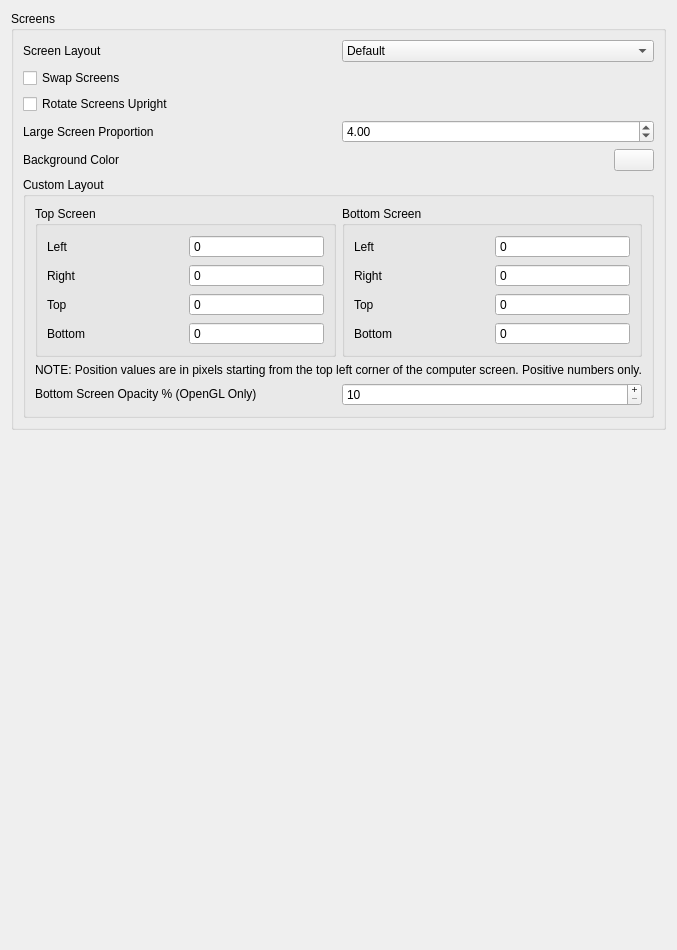
<?xml version="1.0" encoding="UTF-8"?>
<ui version="4.0">
 <class>ConfigureLayout</class>
 <widget class="QWidget" name="ConfigureLayout">
  <property name="geometry">
   <rect>
    <x>0</x>
    <y>0</y>
    <width>440</width>
    <height>950</height>
   </rect>
  </property>
  <property name="minimumSize">
   <size>
    <width>0</width>
    <height>0</height>
   </size>
  </property>
  <property name="windowTitle">
   <string>Form</string>
  </property>
  <layout class="QVBoxLayout" name="verticalLayout_2">
   <item>
    <widget class="QGroupBox" name="layout_group">
     <property name="title">
      <string>Screens</string>
     </property>
     <layout class="QVBoxLayout" name="verticalLayout_3">
      <item>
       <widget class="QWidget" name="widget_layout" native="true">
        <layout class="QHBoxLayout" name="screen_layout_group">
         <property name="leftMargin">
          <number>0</number>
         </property>
         <property name="topMargin">
          <number>0</number>
         </property>
         <property name="rightMargin">
          <number>0</number>
         </property>
         <property name="bottomMargin">
          <number>0</number>
         </property>
         <item>
          <widget class="QLabel" name="layout_label">
           <property name="text">
            <string>Screen Layout</string>
           </property>
          </widget>
         </item>
         <item>
          <widget class="QComboBox" name="layout_combobox">
           <item>
            <property name="text">
             <string>Default</string>
            </property>
           </item>
           <item>
            <property name="text">
             <string>Single Screen</string>
            </property>
           </item>
           <item>
            <property name="text">
             <string>Large Screen</string>
            </property>
           </item>
           <item>
            <property name="text">
             <string>Side by Side</string>
            </property>
           </item>
           <item>
            <property name="text">
             <string>Separate Windows</string>
            </property>
           </item>
           <item>
            <property name="text">
             <string>Custom Layout</string>
            </property>
           </item>
          </widget>
         </item>
        </layout>
       </widget>
      </item>
      <item>
       <widget class="QCheckBox" name="toggle_swap_screen">
        <property name="text">
         <string>Swap Screens</string>
        </property>
       </widget>
      </item>
      <item>
       <widget class="QCheckBox" name="toggle_upright_screen">
        <property name="text">
         <string>Rotate Screens Upright</string>
        </property>
       </widget>
      </item>
      <item>
       <widget class="QWidget" name="widget" native="true">
        <layout class="QHBoxLayout" name="proportion_layout">
         <property name="leftMargin">
          <number>0</number>
         </property>
         <property name="topMargin">
          <number>0</number>
         </property>
         <property name="rightMargin">
          <number>0</number>
         </property>
         <property name="bottomMargin">
          <number>0</number>
         </property>
         <item>
          <widget class="QLabel" name="label_3">
           <property name="text">
            <string>Large Screen Proportion</string>
           </property>
          </widget>
         </item>
         <item>
          <widget class="QDoubleSpinBox" name="large_screen_proportion">
           <property name="minimum">
            <double>1.000000000000000</double>
           </property>
           <property name="maximum">
            <double>16.000000000000000</double>
           </property>
           <property name="value">
            <double>4.000000000000000</double>
           </property>
          </widget>
         </item>
        </layout>
       </widget>
      </item>
      <item>
       <widget class="QWidget" name="bg_color_group" native="true">
        <layout class="QHBoxLayout" name="bg_color_group_2">
         <property name="leftMargin">
          <number>0</number>
         </property>
         <property name="topMargin">
          <number>0</number>
         </property>
         <property name="rightMargin">
          <number>0</number>
         </property>
         <property name="bottomMargin">
          <number>0</number>
         </property>
         <item>
          <widget class="QLabel" name="bg_label">
           <property name="text">
            <string>Background Color</string>
           </property>
          </widget>
         </item>
         <item>
          <widget class="QPushButton" name="bg_button">
           <property name="maximumSize">
            <size>
             <width>40</width>
             <height>16777215</height>
            </size>
           </property>
          </widget>
         </item>
        </layout>
       </widget>
      </item>
      <item>
       <widget class="QGroupBox" name="custom_layout_group">
        <property name="minimumSize">
         <size>
          <width>0</width>
          <height>0</height>
         </size>
        </property>
        <property name="title">
         <string>Custom Layout</string>
        </property>
        <layout class="QVBoxLayout" name="verticalLayout_5">
         <item>
          <layout class="QHBoxLayout" name="horizontalLayout_4">
           <item>
            <widget class="QGroupBox" name="gb_top_screen">
             <property name="title">
              <string>Top Screen</string>
             </property>
             <layout class="QGridLayout" name="gridLayout_2">
              <item row="0" column="0">
               <widget class="QLabel" name="lb_top_left">
                <property name="text">
                 <string>Left</string>
                </property>
               </widget>
              </item>
              <item row="0" column="1">
               <widget class="QSpinBox" name="custom_top_left">
                <property name="buttonSymbols">
                 <enum>QAbstractSpinBox::NoButtons</enum>
                </property>
                <property name="maximum">
                 <number>2147483647</number>
                </property>
               </widget>
              </item>
              <item row="2" column="0">
               <widget class="QLabel" name="lb_top_top">
                <property name="text">
                 <string>Top</string>
                </property>
               </widget>
              </item>
              <item row="2" column="1">
               <widget class="QSpinBox" name="custom_top_top">
                <property name="buttonSymbols">
                 <enum>QAbstractSpinBox::NoButtons</enum>
                </property>
                <property name="maximum">
                 <number>2147483647</number>
                </property>
               </widget>
              </item>
              <item row="1" column="0">
               <widget class="QLabel" name="lb_top_right">
                <property name="text">
                 <string>Right</string>
                </property>
               </widget>
              </item>
              <item row="1" column="1">
               <widget class="QSpinBox" name="custom_top_right">
                <property name="buttonSymbols">
                 <enum>QAbstractSpinBox::NoButtons</enum>
                </property>
                <property name="maximum">
                 <number>2147483647</number>
                </property>
               </widget>
              </item>
              <item row="3" column="0">
               <widget class="QLabel" name="lb_top_bottom">
                <property name="text">
                 <string>Bottom</string>
                </property>
               </widget>
              </item>
              <item row="3" column="1">
               <widget class="QSpinBox" name="custom_top_bottom">
                <property name="buttonSymbols">
                 <enum>QAbstractSpinBox::NoButtons</enum>
                </property>
                <property name="maximum">
                 <number>2147483647</number>
                </property>
               </widget>
              </item>
             </layout>
            </widget>
           </item>
           <item>
            <widget class="QGroupBox" name="gb_bottom_screen">
             <property name="minimumSize">
              <size>
               <width>0</width>
               <height>0</height>
              </size>
             </property>
             <property name="title">
              <string>Bottom Screen</string>
             </property>
             <layout class="QGridLayout" name="gridLayout">
              <item row="0" column="0">
               <widget class="QLabel" name="lb_bottom_left">
                <property name="text">
                 <string>Left</string>
                </property>
               </widget>
              </item>
              <item row="0" column="1">
               <widget class="QSpinBox" name="custom_bottom_left">
                <property name="buttonSymbols">
                 <enum>QAbstractSpinBox::NoButtons</enum>
                </property>
                <property name="maximum">
                 <number>2147483647</number>
                </property>
               </widget>
              </item>
              <item row="2" column="0">
               <widget class="QLabel" name="lb_bottom_top">
                <property name="text">
                 <string>Top</string>
                </property>
               </widget>
              </item>
              <item row="2" column="1">
               <widget class="QSpinBox" name="custom_bottom_top">
                <property name="buttonSymbols">
                 <enum>QAbstractSpinBox::NoButtons</enum>
                </property>
                <property name="maximum">
                 <number>2147483647</number>
                </property>
               </widget>
              </item>
              <item row="1" column="0">
               <widget class="QLabel" name="lb_bottom_right">
                <property name="text">
                 <string>Right</string>
                </property>
               </widget>
              </item>
              <item row="1" column="1">
               <widget class="QSpinBox" name="custom_bottom_right">
                <property name="buttonSymbols">
                 <enum>QAbstractSpinBox::NoButtons</enum>
                </property>
                <property name="maximum">
                 <number>2147483647</number>
                </property>
               </widget>
              </item>
              <item row="3" column="0">
               <widget class="QLabel" name="lb_bottom_bottom">
                <property name="text">
                 <string>Bottom</string>
                </property>
               </widget>
              </item>
              <item row="3" column="1">
               <widget class="QSpinBox" name="custom_bottom_bottom">
                <property name="buttonSymbols">
                 <enum>QAbstractSpinBox::NoButtons</enum>
                </property>
                <property name="maximum">
                 <number>2147483647</number>
                </property>
               </widget>
              </item>
             </layout>
            </widget>
           </item>
          </layout>
         </item>
         <item>
          <layout class="QHBoxLayout" name="horizontalLayout_2">
           <item>
            <widget class="QLabel" name="label_2">
             <property name="text">
              <string>&lt;html&gt;&lt;head/&gt;&lt;body&gt;&lt;p&gt;NOTE: Position values are in pixels starting from the top left corner of the computer screen. Positive numbers only.&lt;/p&gt;&lt;/body&gt;&lt;/html&gt;</string>
             </property>
            </widget>
           </item>
          </layout>
         </item>
         <item>
          <layout class="QHBoxLayout" name="horizontalLayout_3">
           <item>
            <widget class="QLabel" name="lb_opacity_second_layer">
             <property name="text">
              <string>&lt;html&gt;&lt;head/&gt;&lt;body&gt;&lt;p&gt;Bottom Screen Opacity % (OpenGL Only)&lt;/p&gt;&lt;/body&gt;&lt;/html&gt;</string>
             </property>
            </widget>
           </item>
           <item>
            <widget class="QSpinBox" name="custom_second_layer_opacity">
             <property name="buttonSymbols">
              <enum>QAbstractSpinBox::PlusMinus</enum>
             </property>
             <property name="minimum">
              <number>10</number>
             </property>
             <property name="maximum">
              <number>100</number>
             </property>
            </widget>
           </item>
          </layout>
         </item>
        </layout>
       </widget>
      </item>
     </layout>
>>>>>>> b2607fd99 (citra_qt: Remove scroll bar from Layout and Enhancements tabs):src/citra_qt/configuration/configure_layout.ui
    </widget>
   </item>
   <item>
    <spacer name="verticalSpacer">
     <property name="orientation">
      <enum>Qt::Vertical</enum>
     </property>
     <property name="sizeHint" stdset="0">
      <size>
       <width>20</width>
       <height>270</height>
      </size>
     </property>
    </spacer>
   </item>
  </layout>
 </widget>
 <tabstops>
  <tabstop>layout_combobox</tabstop>
  <tabstop>toggle_swap_screen</tabstop>
  <tabstop>toggle_upright_screen</tabstop>
  <tabstop>large_screen_proportion</tabstop>
  <tabstop>bg_button</tabstop>
 </tabstops>
 <resources/>
 <connections/>
</ui>
